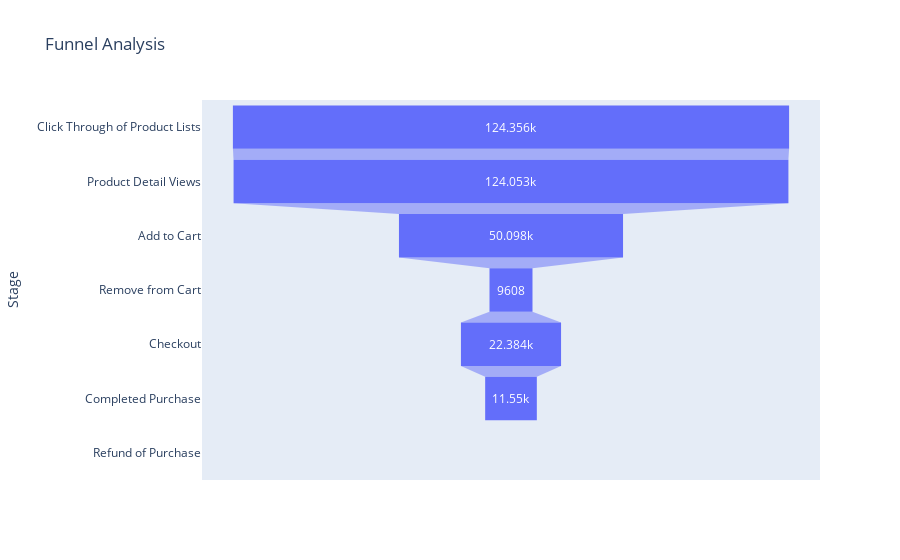

Notebook code cell kept with this figure:
### Code cell
import pandas as pd
import seaborn as sns
import matplotlib.pyplot as plt
import plotly.express as px

# Define funnel stages based on action_type
funnel_stages = {
    '1': 'Click Through of Product Lists',
    '2': 'Product Detail Views',
    '3': 'Add to Cart',
    '4': 'Remove from Cart',
    '5': 'Checkout',
    '6': 'Completed Purchase',
    '7': 'Refund of Purchase'
}

# Map action_type to funnel stages
df['funnel_stage'] = df['action_type'].map(funnel_stages)

# Aggregate unique users at each funnel stage
stage_counts = df.groupby('funnel_stage')['unique_id'].nunique().reindex(funnel_stages.values())

# Calculate percentage drop between stages
funnel_percentages = stage_counts / stage_counts.max() * 100

# Funnel chart using Plotly
funnel_data = pd.DataFrame({
    'Stage': stage_counts.index,
    'Users': stage_counts.values,
    'Percentage': funnel_percentages.values
})

fig = px.funnel(funnel_data, x='Users', y='Stage', title='Funnel Analysis')
fig.show()

### Figure 1 — Plotly figure (JSON) as saved in the notebook; plotly's stock layout.template omitted (floating-point values rounded to 4 significant figures)
{"data": [{"hovertemplate": "Users=%{x}<br>Stage=%{y}<extra></extra>", "legendgroup": "", "marker": {"color": "#636efa"}, "name": "", "orientation": "h", "showlegend": false, "x": [124356, 124053, 50098, 9608, 22384, 11550, null], "xaxis": "x", "y": ["Click Through of Product Lists", "Product Detail Views", "Add to Cart", "Remove from Cart", "Checkout", "Completed Purchase", "Refund of Purchase"], "yaxis": "y", "type": "funnel"}], "layout": {"xaxis": {"anchor": "y", "domain": [0, 1], "title": {"text": "Users"}, "type": "linear", "range": [-69090.0, 69090.0], "autorange": true}, "yaxis": {"anchor": "x", "domain": [0, 1], "title": {"text": "Stage"}, "type": "category", "range": [6.5, -0.5], "autorange": true}, "legend": {"tracegroupgap": 0}, "title": {"text": "Funnel Analysis"}, "autosize": true}}
